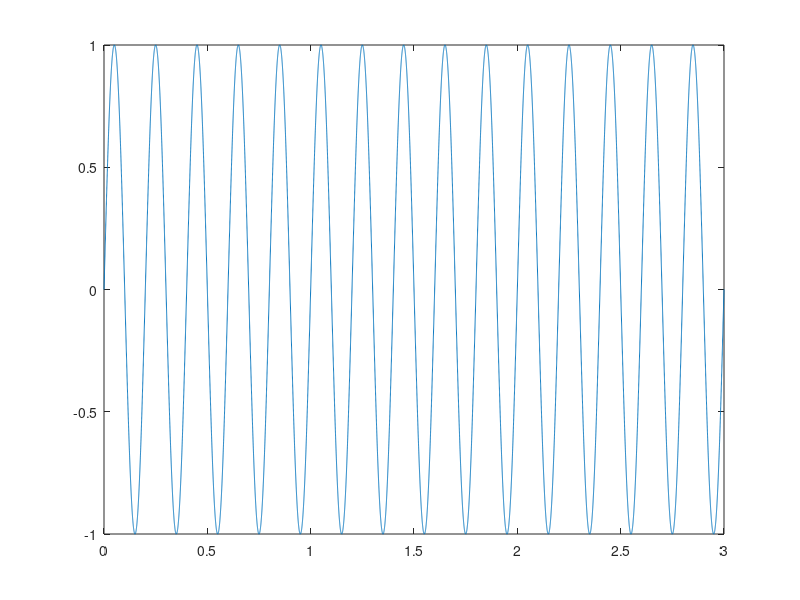

Write the MATLAB code that produced this figure.
#! /usr/bin/octave -qf

% frequency, Hz
f = 5;
% Sampling rate
sr = 8000;
% Seconds count
secs = 3;
% Overall samples count
samples = sr*secs;
% Time domain
td = linspace(0, secs, samples);
% Resulting wave
wave = sin(td*2*pi*f);
% Wave output
plot(td, wave);
printf("Press <return> to exit.\n");
pause
